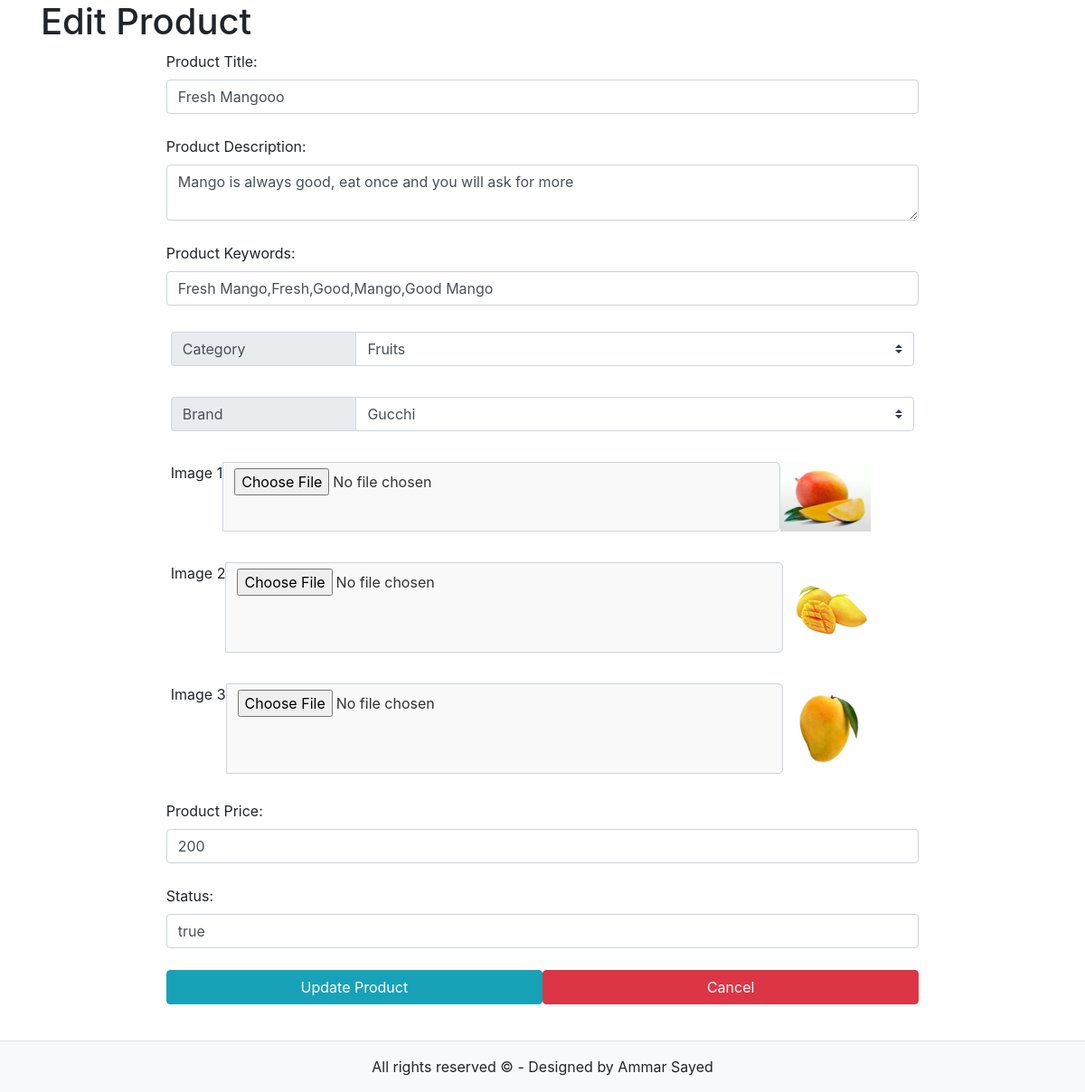
Page /admin/edit_product.php?edit_id=1 on the committed database.
### tables this page shows
CREATE TABLE `products` (
  `pr_id` int(11) NOT NULL,
  `pr_title` varchar(100) NOT NULL,
  `pr_description` varchar(255) NOT NULL,
  `pr_keywords` varchar(255) NOT NULL,
  `cat_id` int(11) NOT NULL,
  `br_id` int(11) NOT NULL,
  `pr_img1` varchar(255) NOT NULL,
  `pr_img2` varchar(255) NOT NULL,
  `pr_img3` varchar(255) NOT NULL,
  `pr_price` double NOT NULL,
  `date` timestamp NOT NULL DEFAULT current_timestamp() ON UPDATE current_timestamp(),
  `status` varchar(100) NOT NULL
);

### admin/edit_product.php (the view, shortened to what this page needs)
<?php
include('../functions/common_function.php');
if (isset($_GET['edit_id'])) {
    $edit_id = $_GET['edit_id'];
    $query = "SELECT * FROM products WHERE pr_id = $edit_id";
    $result = mysqli_query($con, $query);
    $row = mysqli_fetch_assoc($result);
    $pr_title = $row['pr_title'];
    $pr_description = $row['pr_description'];
    $pr_keywords = $row['pr_keywords'];
    $cat_id = $row['cat_id'];
    $br_id = $row['br_id'];
    $pr_img1 = $row['pr_img1'];
    $pr_img2 = $row['pr_img2'];
    $pr_img3 = $row['pr_img3'];
    $pr_price = $row['pr_price'];
    $status = $row['status'];
}
?>
<!DOCTYPE html>
<html lang="en">
<head>
    <link rel="stylesheet" href="https://cdn.jsdelivr.net/npm/bootstrap@4.6.2/dist/css/bootstrap.min.css">
    <link rel="stylesheet" href="https://cdnjs.cloudflare.com/ajax/libs/font-awesome/6.7.2/css/all.min.css" />
    <link rel='stylesheet' href='../style.css'>
</head>
<body>
    <div class="container">
        <h1>Edit Product</h1>
        <form action="" method="post" enctype="multipart/form-data">
            <div class="form-outline mb-4 mx-auto w-75">
                <label for="pr_title" class="form-label">Product Title:</label>
                <input type="text" name="pr_title" id="pr_title" class="form-control" value="<?php echo $pr_title; ?>" required>
            </div>
            <div class="form-outline mb-4 mx-auto w-75">
                <label for="pr_description" class="form-label">Product Description:</label>
                <textarea name="pr_description" id="pr_description" class="form-control" required><?php echo $pr_description; ?></textarea>
            </div>
            <div class="form-outline mb-4 mx-auto w-75">
                <label for="pr_keywords" class="form-label">Product Keywords:</label>
                <input type="text" name="pr_keywords" id="pr_keywords" class="form-control" value="<?php echo $pr_keywords; ?>" required>
            </div>
            <div class="input-group mb-4 mx-auto w-75">
                <div class="input-group-prepend w-25">
                    <label for="cat_id" class="input-group-text w-100">Category</label>
                </div>
                <select name="cat_id" id="cat_id" class="custom-select" required>
                    <?php
                    $select_query = "SELECT * FROM categories";
                    $result_query = mysqli_query($con, $select_query);
                    while ($row = mysqli_fetch_assoc($result_query)) {
                        $cat_title = $row['cat_title'];
                        $cat_id_db = $row['cat_id'];
                        $selected = ($cat_id_db == $cat_id) ? 'selected' : '';
                        echo "<option value='$cat_id_db' $selected>$cat_title</option>";
                    }
                    ?>
                </select>
            </div>
            <div class="input-group mb-4 mx-auto w-75">
                <div class="input-group-prepend w-25">
                    <label for="br_id" class="input-group-text w-100">Brand</label>
                </div>
                <select name="br_id" id="br_id" class="custom-select" required>
                    <?php
                    $select_query = "SELECT * FROM brands";
                    $result_query = mysqli_query($con, $select_query);
                    while ($row = mysqli_fetch_assoc($result_query)) {
                        $br_title = $row['br_title'];
                        $br_id_db = $row['br_id'];
                        $selected = ($br_id_db == $br_id) ? 'selected' : '';
                        echo "<option value='$br_id_db' $selected>$br_title</option>";
                    }
                    ?>
                </select>
            </div>
            <div class="input-group mb-4 mx-auto w-75">
                <label for="pr_img1" aria-describedby="pr_img1">Image 1</label>
                <input type="file" name="pr_img1" id="pr_img1">
                <img src="product_images/<?php echo $pr_img1; ?>" width="100">
            </div>
            <div class="input-group mb-4 mx-auto w-75">
                <label for="pr_img2" aria-describedby="pr_img2">Image 2</label>
                <input type="file" name="pr_img2" id="pr_img2">
                <img src="product_images/<?php echo $pr_img2; ?>" width="100">
            </div>
            <div class="input-group mb-4 mx-auto w-75">
                <label for="pr_img3" aria-describedby="pr_img3">Image 3</label>
                <input type="file" name="pr_img3" id="pr_img3">
                <img src="product_images/<?php echo $pr_img3; ?>" width="100">
            </div>
            <div class="form-outline mb-4 mx-auto w-75">
                <label for="pr_price" class="form-label">Product Price:</label>
                <input type="text" name="pr_price" id="pr_price" class="form-control" value="<?php echo $pr_price; ?>" required>
            </div>
            <div class="form-outline mb-4 mx-auto w-75">
                <label for="status" class="form-label">Status:</label>
                <input type="text" name="status" id="status" class="form-control" value="<?php echo $status; ?>" required>
            </div>
            <div class="form-outline mb-4 mx-auto w-75 d-flex ">
                <input type="submit" name="update_product" id="update_product" class="btn btn-info mb-3 w-50 px-3" value="Update Product">
                <a href="index.php?view_products" class="btn btn-danger mb-3 w-50 px-3">Cancel</a>
            </div>
        </form>
    </div>
</body>
<?php
include('../footer.php');
?>
</html>

### style.css (style rules this page uses)
* { margin: 0; padding: 0; box-sizing: border-box; }
input[type="file"] { display: block; width: 75%; border-top-right-radius: 5px; border-bottom-right-radius: 5px; background-color: #f9f9f9; color: #333; font-size: 16px; cursor: pointer; padding: 6px 12px; border: 1px solid #ced4da; }
.input-group { padding: 5px; }

### rows in the picture
products: pr_title "Fresh Mangooo", pr_description "Mango is always good, eat once and you will ask for more", pr_keywords "Fresh Mango,Fresh,Good,Mango,Good Mango", pr_img1 (picture), pr_img2 (picture), pr_img3 (picture), pr_price "200", status "true"

### other values in the picture
form field cat_id "Fruits"
form field br_id "Gucchi"
